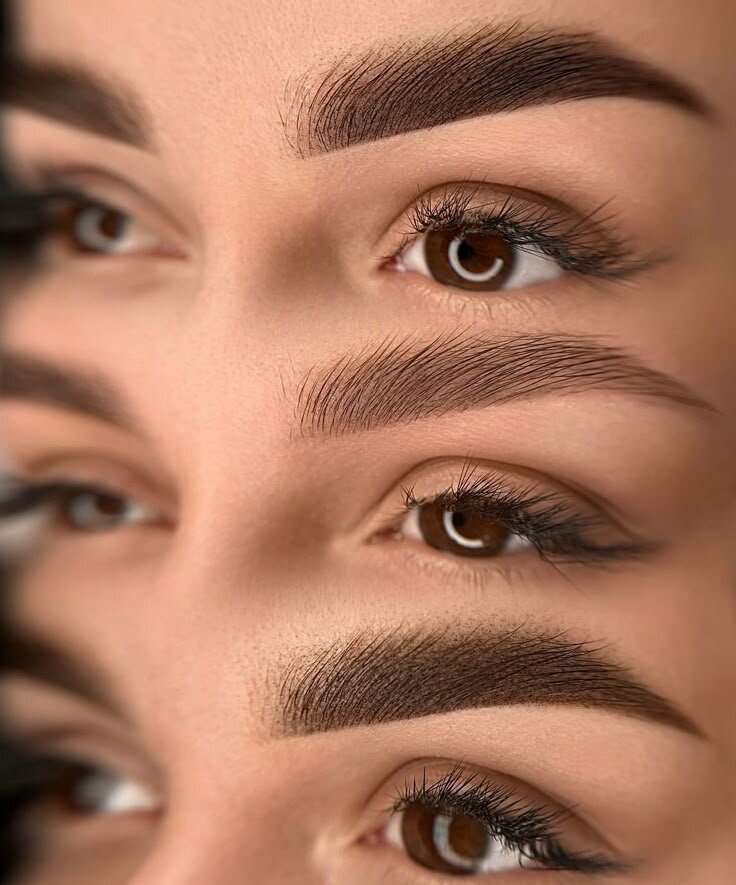
#> input picture darya-tattoo-site/assets/darya/darya-02.jpg, 736 x 885 px
$ python process-premium.py
#> lines starting #> are read from the running program, lines starting #| are printed output that depends on the picture
from pathlib import Path
from PIL import Image, ImageEnhance, ImageFilter, ImageOps
import numpy as np
import cv2

ROOT = Path(__file__).resolve().parents[1]
OUT = ROOT / "assets" / "darya" / "premium"
OUT.mkdir(parents=True, exist_ok=True)
CUTOUTS = {2, 3, 4, 5, 6, 10, 12, 13, 19, 23, 26, 27, 39, 40}


def cover(im: Image.Image, size=(1080, 1350)) -> Image.Image:
#> called with size = (1080, 1350)
    sw, sh = im.size
#> sw = 736; sh = 885
    tw, th = size
#> tw = 1080; th = 1350
    scale = max(tw / sw, th / sh)
#> scale = 1.53
    nw, nh = round(sw * scale), round(sh * scale)
#> nw = 1123; nh = 1350
    im = im.resize((nw, nh), Image.Resampling.LANCZOS)
    left = max(0, (nw - tw) // 2)
#> left = 21
    top = max(0, (nh - th) // 2)
#> top = 0
    return im.crop((left, top, left + tw, top + th))


def grade(src: Path, dst: Path, accent: tuple[int, int, int]) -> None:
    im = cover(Image.open(src).convert("RGB"))
    number = int(dst.stem.split("-")[-1])
    if number in CUTOUTS:
        # Segment at low resolution, then feather the matte at full size. This
        # keeps the photographed tattoo untouched and only replaces the room.
        small = np.array(im.resize((360, 450), Image.Resampling.LANCZOS))
        mh, mw = small.shape[:2]
        matte = np.full((mh, mw), cv2.GC_PR_BGD, np.uint8)
        matte[:10, :] = matte[-10:, :] = matte[:, :10] = matte[:, -10:] = cv2.GC_BGD
        cv2.ellipse(matte, (mw // 2, mh // 2), (int(mw * .39), int(mh * .47)), 0, 0, 360, cv2.GC_PR_FGD, -1)
        cv2.grabCut(
            cv2.cvtColor(small, cv2.COLOR_RGB2BGR), matte, None,
            np.zeros((1, 65), np.float64), np.zeros((1, 65), np.float64),
            5, cv2.GC_INIT_WITH_MASK,
        )
        alpha = np.where((matte == cv2.GC_FGD) | (matte == cv2.GC_PR_FGD), 255, 0).astype("uint8")
        alpha = Image.fromarray(alpha).resize(im.size, Image.Resampling.BICUBIC).filter(ImageFilter.GaussianBlur(11))
        h0, w0 = im.size[1], im.size[0]
        yy0, xx0 = np.mgrid[0:h0, 0:w0]
        nx0, ny0 = (xx0 - w0 * .5) / (w0 * .5), (yy0 - h0 * .5) / (h0 * .5)
        glow = np.exp(-(((nx0 + (.68 if number % 2 else -.68)) / .42) ** 2 + ((ny0 + .06) / .62) ** 2) * 2.0)
        bg = np.zeros((h0, w0, 3), dtype=np.float32)
        bg[:] = [18, 4, 9]
        bg += glow[..., None] * np.array([92, 7, 20], dtype=np.float32)
        rng = np.random.default_rng(number)
        bg += rng.normal(0, 3.5, (h0, w0, 1))
        background = Image.fromarray(np.clip(bg, 0, 255).astype("uint8"))
        im = Image.composite(im, background, alpha)
    im = ImageOps.autocontrast(im, cutoff=(0.6, 0.4))
#> im: PIL image 1080x1350 RGB
    im = ImageEnhance.Color(im).enhance(0.82)
    im = ImageEnhance.Contrast(im).enhance(1.12)
    im = ImageEnhance.Brightness(im).enhance(0.9)
    im = im.filter(ImageFilter.UnsharpMask(radius=1.4, percent=118, threshold=4))

    a = np.asarray(im).astype(np.float32) / 255.0
    h, w, _ = a.shape
#> h = 1350; w = 1080
    yy, xx = np.mgrid[0:h, 0:w]
    nx = (xx - w * 0.5) / (w * 0.5)
    ny = (yy - h * 0.48) / (h * 0.52)
    radial = np.sqrt(nx * nx + ny * ny)

    lum = a[..., 0] * 0.2126 + a[..., 1] * 0.7152 + a[..., 2] * 0.0722
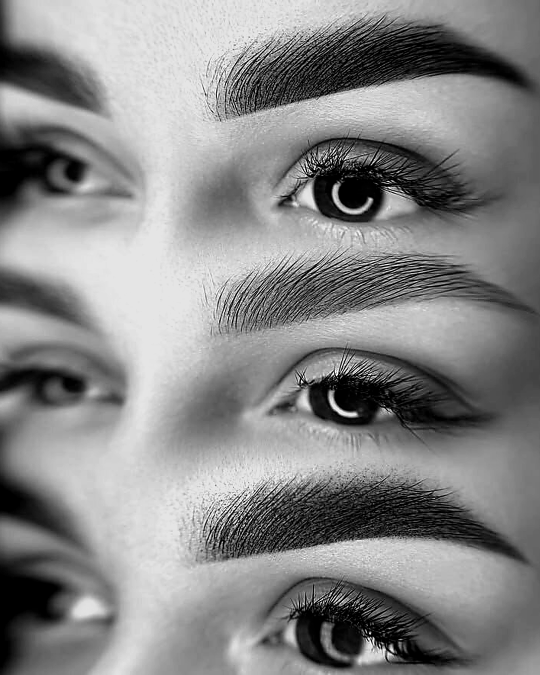
#> lum: shape (1350, 1080) float32 (shown at 1/2 size); min 0, max 1, mean 0.531

    # Remove the accidental green/cyan cast of the source interiors. Those hues
    # become deep wine in the shadows, while skin and ink remain neutral.
    hsv = cv2.cvtColor((a * 255).astype(np.uint8), cv2.COLOR_RGB2HSV)
#> hsv: shape (1350, 1080, 3); mean H, S, V 31, 42.4, 145
    hue, sat = hsv[..., 0], hsv[..., 1].astype(np.float32) / 255.0
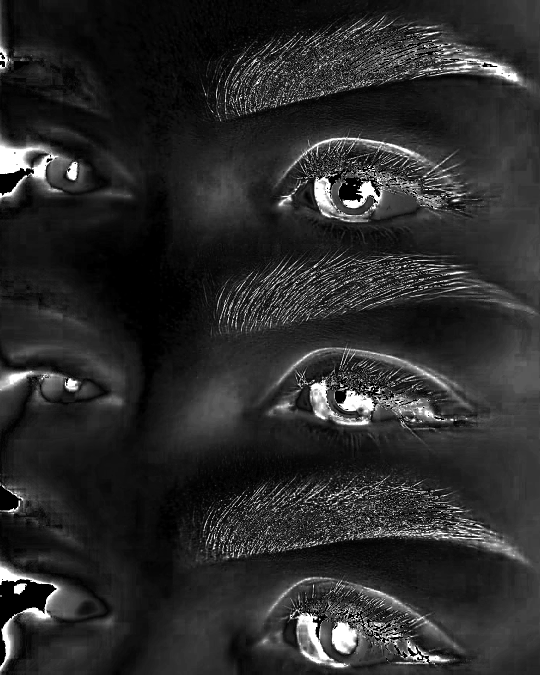
#> sat: shape (1350, 1080) float32 (shown at 1/2 size); min 0, max 1, mean 0.166
    green = ((hue >= 34) & (hue <= 108)).astype(np.float32) * np.clip((sat - .12) / .55, 0, 1)
    green *= np.clip(.45 + radial * .55, 0, 1)
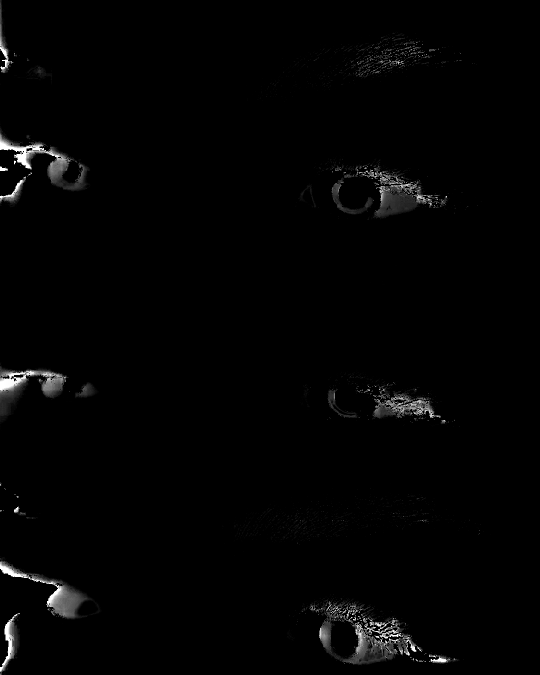
#> green: shape (1350, 1080) float32 (shown at 1/2 size); min 0, max 1, mean 0.0136
    green_dominance = np.clip(
        (a[..., 1] - np.maximum(a[..., 0] * .90, a[..., 2] * .82)) * 6.0 + .04,
        0,
        1,
    )
    green = np.maximum(green, green_dominance) * np.clip(.48 + radial * .52, 0, 1)
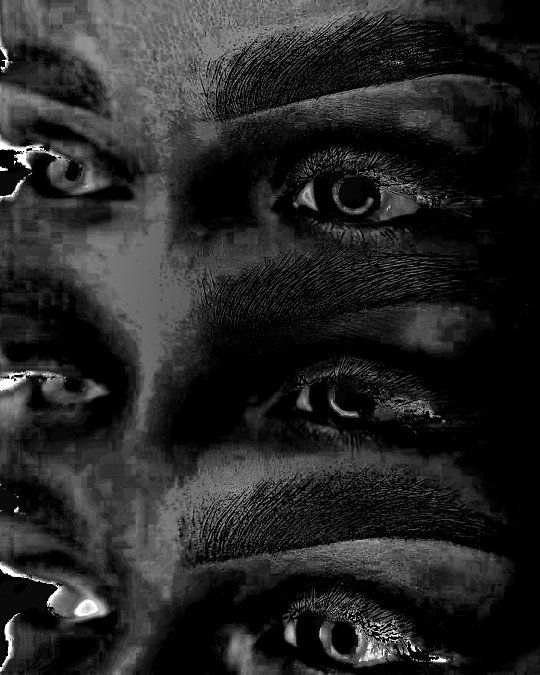
#> green: shape (1350, 1080) float64 (shown at 1/2 size); min 0, max 1, mean 0.151
    wine_green = np.stack((lum * .30 + .035, lum * .045 + .012, lum * .105 + .024), axis=-1)
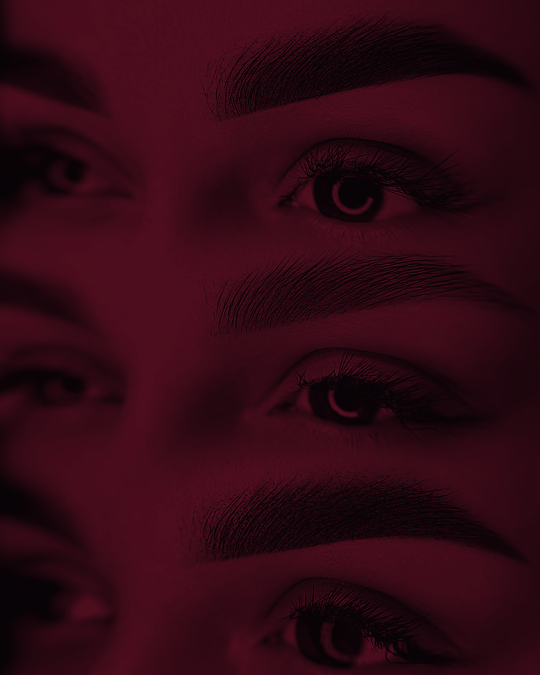
#> wine_green: shape (1350, 1080, 3) float32 (shown at 1/2 size); mean of channels 0, 1, 2 0.194, 0.0359, 0.0797; drawn as R, G, B
    a = a * (1 - green[..., None] * .9) + wine_green * green[..., None] * .9
    shadow = np.clip((0.58 - lum) / 0.58, 0, 1) ** 1.35
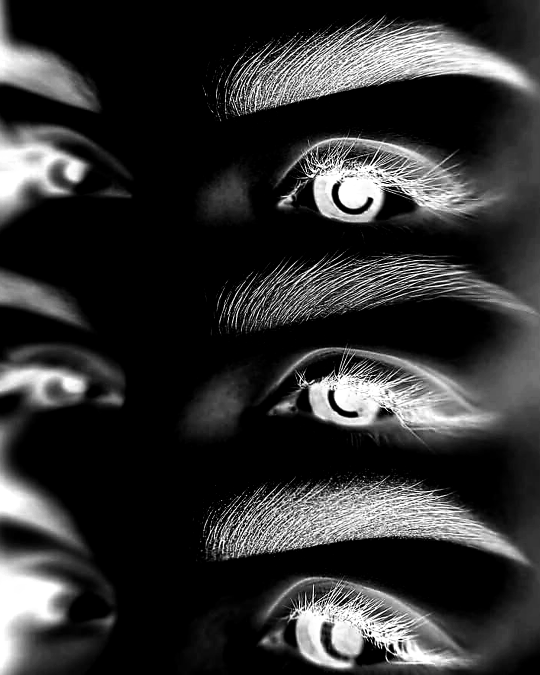
#> shadow: shape (1350, 1080) float32 (shown at 1/2 size); min 0, max 1, mean 0.194
    wine = np.array([0.19, 0.018, 0.045], dtype=np.float32)
    a = a * (1 - shadow[..., None] * 0.25) + wine * shadow[..., None] * 0.25

    vignette = np.clip((radial - 0.35) / 0.95, 0, 1) ** 1.5
    a *= (1 - vignette[..., None] * 0.46)
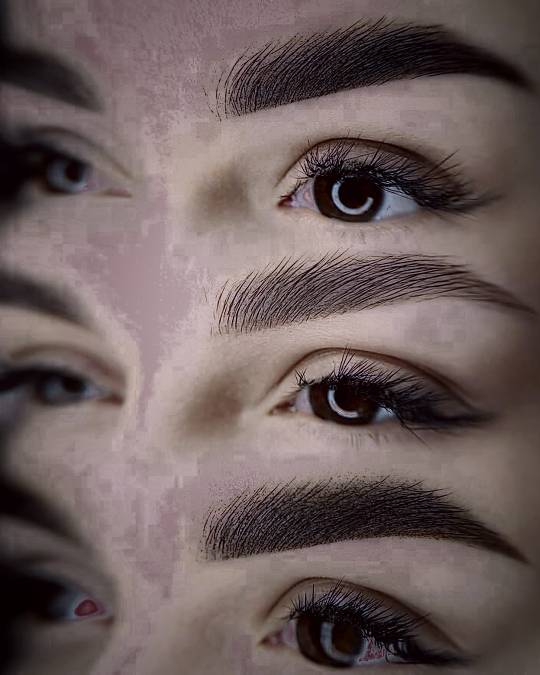
#> a: shape (1350, 1080, 3) float64 (shown at 1/2 size); mean R, G, B 0.43, 0.37, 0.366

    # A soft studio lamp behind the subject; alternate the side so the grid feels alive.
    side = -0.76 if number % 2 else 0.76
    lamp = np.exp(-(((nx - side) / 0.42) ** 2 + ((ny + 0.05) / 0.72) ** 2) * 2.2)
    lamp_color = np.array(accent, dtype=np.float32) / 255.0
    a = a + lamp[..., None] * lamp_color * 0.15

    # Keep the centre readable: the artwork remains the brightest and sharpest area.
    spot = np.exp(-((nx / 0.58) ** 2 + ((ny + 0.02) / 0.76) ** 2) * 1.5)
    a *= (0.92 + spot[..., None] * 0.12)

    rng = np.random.default_rng(abs(hash(src.name)) % (2**32))
    grain = rng.normal(0, 0.007, (h, w, 1)).astype(np.float32)
    a = np.clip(a + grain, 0, 1)
    Image.fromarray((a * 255).astype(np.uint8)).save(dst, "WEBP", quality=91, method=6)


accents = [(116, 12, 34), (72, 22, 47), (127, 24, 34), (59, 22, 51)]
social = ROOT / "assets" / "darya" / "social"
for index, src in enumerate(sorted(social.glob("darya-social-*.webp")), 1):
    grade(src, OUT / f"premium-{index:02}.webp", accents[(index - 1) % len(accents)])

for index, name in enumerate(("darya-02.jpg", "darya-03.jpg", "darya-04.jpg", "darya-09.jpg", "darya-15.jpg"), 37):
    grade(ROOT / "assets" / "darya" / name, OUT / f"premium-{index:02}.webp", accents[(index - 1) % len(accents)])
#> pass 2 of the loop `for index, name in enumerate(("darya-02.jpg", "darya-03.jpg", "darya-0..`:
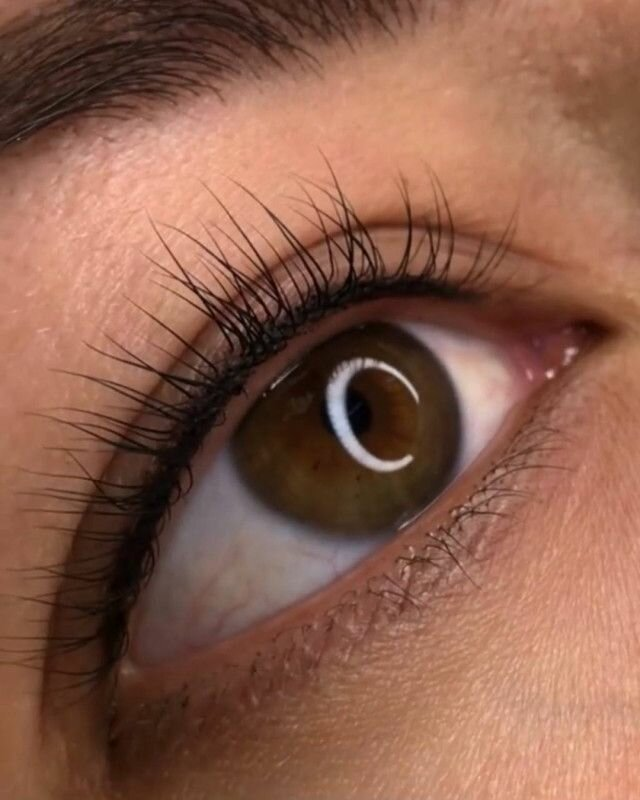
#> input picture darya-tattoo-site/assets/darya/darya-03.jpg, 640 x 800 px
#> hsv: shape (1350, 1080, 3); mean H, S, V 26, 74.2, 125.7
#> in grade (call 2), `green *= np.clip(.45 + radial * .55, 0, 1)`:
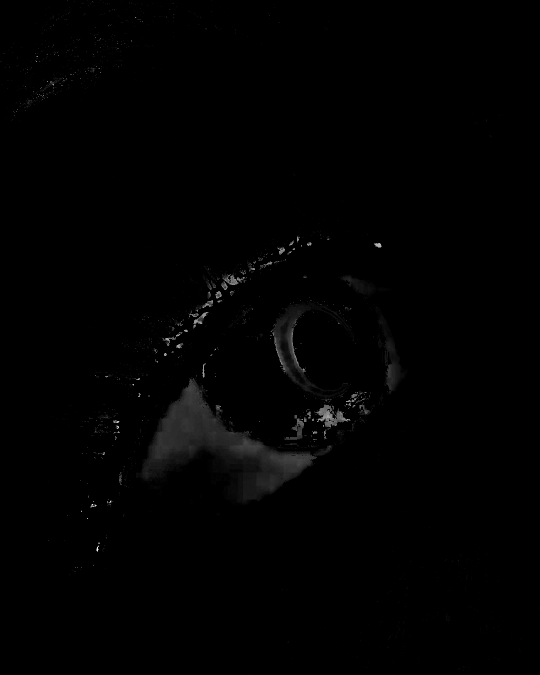
#> green: shape (1350, 1080) float32 (shown at 1/2 size); min 0, max 1, mean 0.0065
#> in grade (call 2), `a *= (1 - vignette[..., None] * 0.46)`:
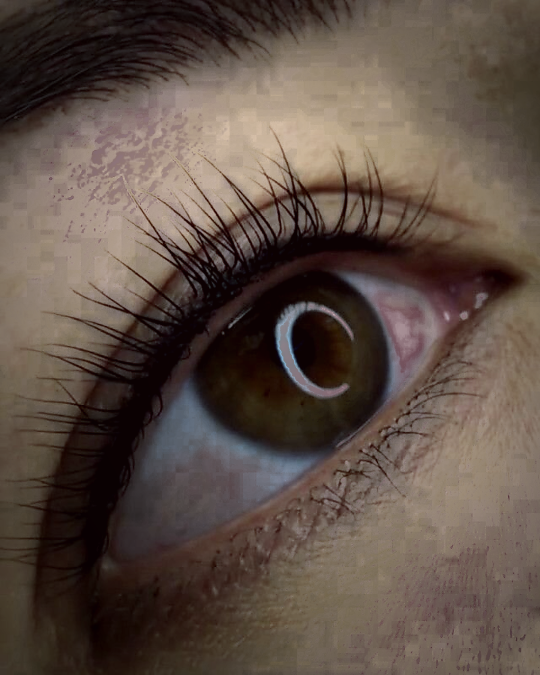
#> a: shape (1350, 1080, 3) float64 (shown at 1/2 size); mean R, G, B 0.371, 0.313, 0.277
#> (the run stopped early here; a loop or call above may not have finished)
